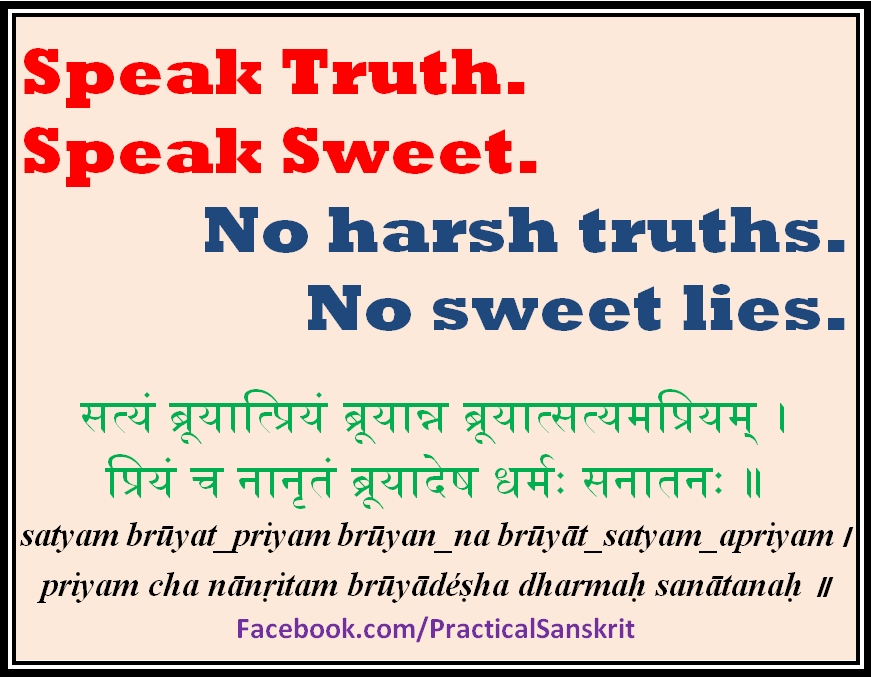
#> input picture Assignment 4/input_data/5_1.png, 871 x 678 px
$ jupyter execute --allow-errors 'Problem 5.ipynb'   (shell and % lines are left out)
#> lines starting #> are read from the running program, lines starting #| are printed output that depends on the picture; after the words box and inside, x2 and y2 are one past the last pixel; in counts of white or black regions, pixels touching at a corner belong together
# Problem 5

[cell 1]
# Importing relevant packages and doing necessary setup
import cv2
import matplotlib.pyplot as plt
import matplotlib
import PIL
import numpy as np

# for auto-reloading external modules

[cell 2]
# Helper function to display multiple images in a plot
def display_images(images, rows, cols, size, title, subtitles):
    fig = plt.figure(figsize = size)
    c = 0
    sz = len(images)
    for i in range(rows):
        for j in range(cols):
            if sz == c:
                break
            ax1 = fig.add_subplot(rows, cols, c + 1)
            ax1.imshow(images[c], cmap = 'gray')
            ax1.set_title(subtitles[c], fontsize = 20)
            c = c + 1
    plt.show()
    # Un comment the below line and comment the above line to save and display
    #plt.savefig('part2.png')

## Part 1

[cell 3]
img = cv2.cvtColor(cv2.imread('../input_data/5_1.png'), cv2.COLOR_BGR2RGB)
margin = 17
img = img[margin: img.shape[0] - margin, margin: img.shape[1] - margin]
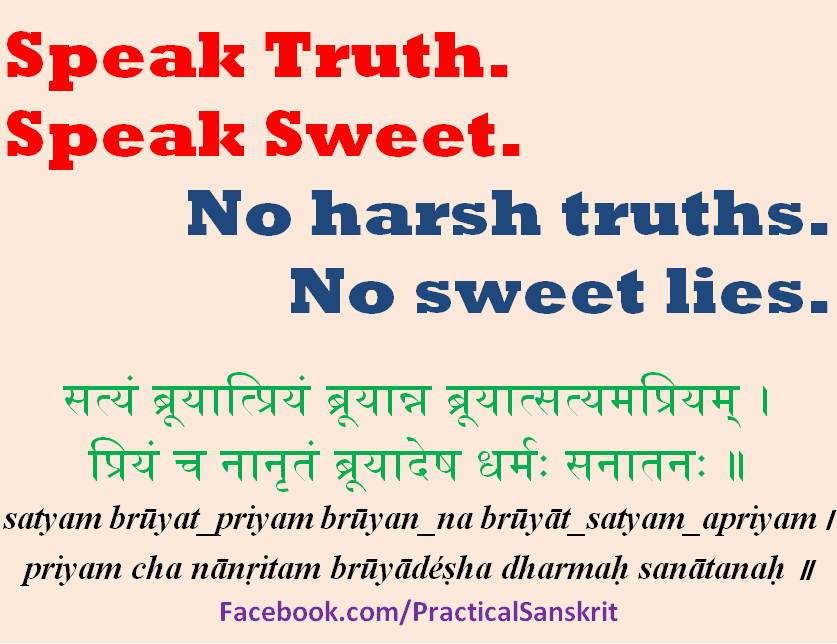
#> img: shape (644, 837, 3); mean R, G, B 230.5, 208.5, 195.4
images = []
subtitles = []
images.append(img)
subtitles.append('Original Image')
display_images(images, 1, 1, (20, 20), '', subtitles)
#> in display_images, `sz = len(images)`: sz = 1

[cell 4]
colors = {}
for i in range(img.shape[0]):
    for j in range(img.shape[1]):
        if tuple(img[i][j]) in colors.keys():
            colors[tuple(img[i][j])] += 1
        else:
            colors[tuple(img[i][j])] = 1
colors = sorted(colors.items(), key =
             lambda kv:(kv[1], kv[0]))
colors = colors[len(colors) - 6 : len(colors) - 1]
print(colors)
#| [((112, 48, 160), 2358), ((0, 0, 0), 8818), ((0, 176, 80), 12418), ((255, 0, 0), 21948), ((31, 73, 125), 24368)]

[cell 5]
def dfs(row, col, color):
    if row < 0 or col < 0 or row >= output.shape[0] or col >= output.shape[1]:
        return 0
    if output[row][col] == 0:
        return 0
    if visited[row][col] != 0:
        return 0
    visited[row][col] = color
    return (1 + dfs(row + 1, col, color) + dfs(row - 1, col, color) + dfs(row, col + 1, color) + dfs(row, col - 1, color) + dfs(row + 1, col + 1, color) + dfs(row + 1, col - 1, color) + dfs(row - 1, col + 1, color) + dfs(row - 1, col - 1, color))

### Purple Color Text

[cell 6]
output = np.zeros((img.shape[0], img.shape[1]))
visited = np.zeros((img.shape[0], img.shape[1]))
components = 0
for i in range(img.shape[0]):
    for j in range(img.shape[1]):
        if tuple(img[i][j]) == colors[0][0]:
            output[i][j] = 1
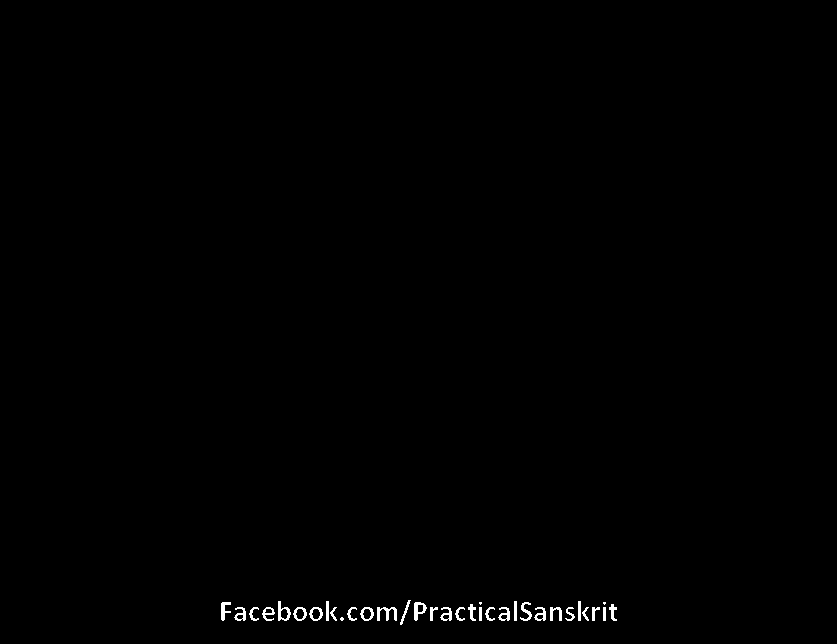
#> output: shape (644, 837) float64; values 0 (black) and 1 (white), 0.44% white in thin lines or dots, all inside (x1, y1, x2, y2) = (221, 600, 617, 625)
images = []
subtitles = []
images.append(output)
subtitles.append('')
for i in range(img.shape[0]):
    for j in range(img.shape[1]):
        if output[i][j] == 1 and visited[i][j] == 0:
            dfs(i, j, 1)
            components += 1
#> after the loop, components = 34
print("Number of components = ", str(components))
#| Number of components =  34
display_images(images, 1, 1, (20, 20), '', subtitles)

### Black Color Text

[cell 7]
output = np.zeros((img.shape[0], img.shape[1]))
visited = np.zeros((img.shape[0], img.shape[1]))
components = 0
for i in range(img.shape[0]):
    for j in range(img.shape[1]):
        if tuple(img[i][j]) == colors[1][0]:
            output[i][j] = 1
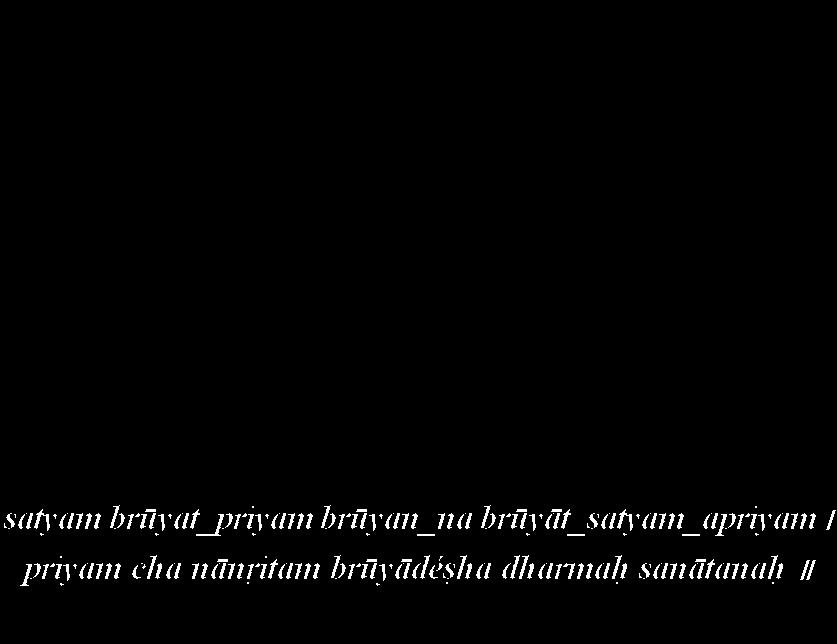
#> output: shape (644, 837) float64; values 0 (black) and 1 (white), 1.6% white in thin lines or dots, all inside (x1, y1, x2, y2) = (4, 505, 836, 586)
images = []
subtitles = []
images.append(output)
subtitles.append('')
for i in range(img.shape[0]):
    for j in range(img.shape[1]):
        if output[i][j] == 1 and visited[i][j] == 0:
            dfs(i, j, 1)
            components += 1
#> after the loop, components = 241
print("Number of components = ", str(components))
#| Number of components =  241
display_images(images, 1, 1, (20, 20), '', subtitles)

### Green Color Text

[cell 8]
output = np.zeros((img.shape[0], img.shape[1]))
visited = np.zeros((img.shape[0], img.shape[1]))
components = 0
for i in range(img.shape[0]):
    for j in range(img.shape[1]):
        if tuple(img[i][j]) == colors[2][0]:
            output[i][j] = 1
#> output: shape (644, 837) float64; values 0 (black) and 1 (white), 2.3% white; 74 white regions (40 under 20 px), largest, box (x1, y1, x2, y2) and area: (446, 372, 740, 422) 2796, (152, 372, 311, 422) 1539, (565, 451, 696, 481) 1305
images = []
subtitles = []
images.append(output)
subtitles.append('')
#> (the rest of this cell did not finish here and is left out)

### Red Color Text

[cell 9]
output = np.zeros((img.shape[0], img.shape[1]))
visited = np.zeros((img.shape[0], img.shape[1]))
components = 0
for i in range(img.shape[0]):
    for j in range(img.shape[1]):
        if tuple(img[i][j]) == colors[3][0]:
            output[i][j] = 1
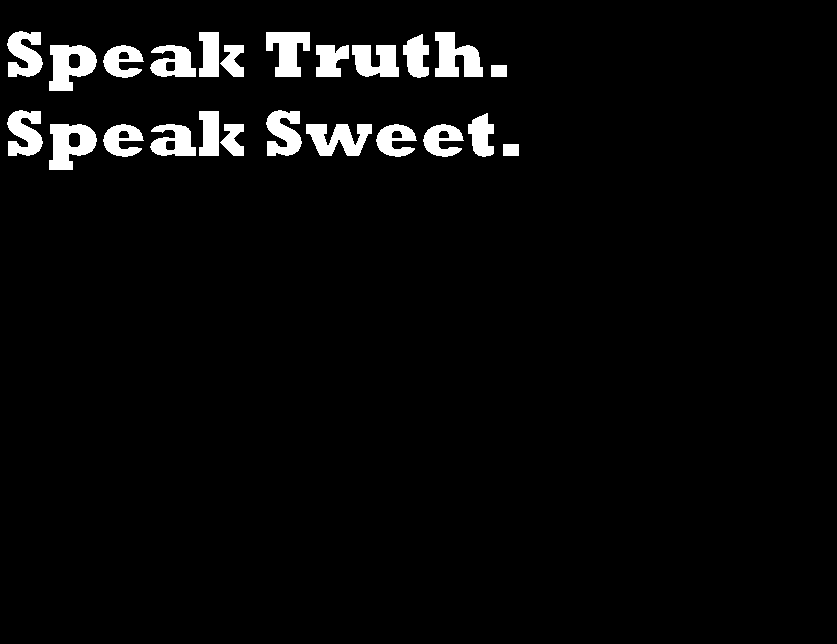
#> output: shape (644, 837) float64; values 0 (black) and 1 (white), 4.1% white; 24 white regions, largest, box (x1, y1, x2, y2) and area: (49, 45, 97, 91) 1439, (49, 124, 97, 170) 1439, (435, 32, 483, 77) 1404
images = []
subtitles = []
images.append(output)
subtitles.append('')
#> (the rest of this cell did not finish here and is left out)

### Blue Color Text

[cell 10]
output = np.zeros((img.shape[0], img.shape[1]))
visited = np.zeros((img.shape[0], img.shape[1]))
components = 0
for i in range(img.shape[0]):
    for j in range(img.shape[1]):
        if tuple(img[i][j]) == colors[4][0]:
            output[i][j] = 1
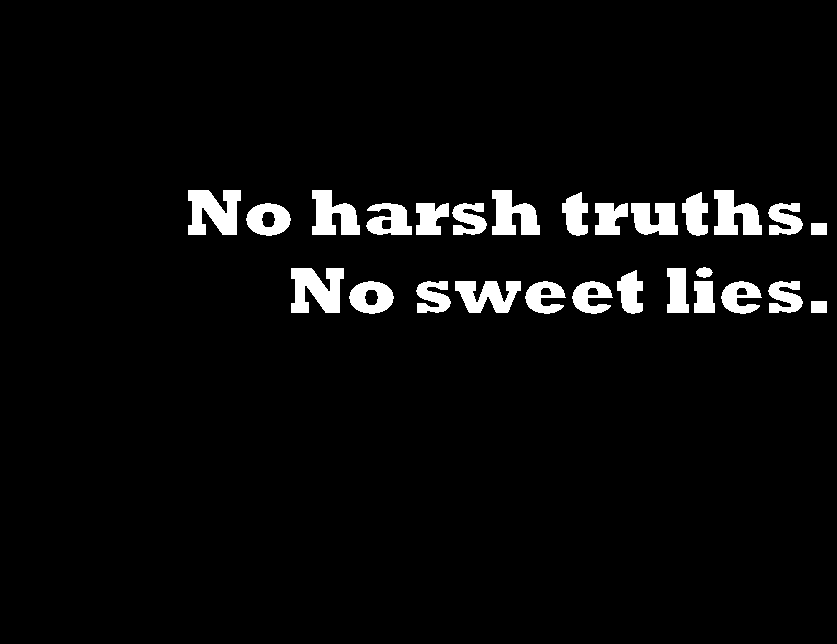
#> output: shape (644, 837) float64; values 0 (black) and 1 (white), 4.5% white; 27 white regions, largest, box (x1, y1, x2, y2) and area: (188, 190, 241, 235) 1721, (291, 268, 344, 313) 1721, (312, 190, 360, 235) 1404
images = []
subtitles = []
images.append(output)
subtitles.append('')
#> (the rest of this cell did not finish here and is left out)

## Part 2

[cell 11]
img = cv2.imread('../input_data/5_2_1.jpeg', cv2.IMREAD_GRAYSCALE)
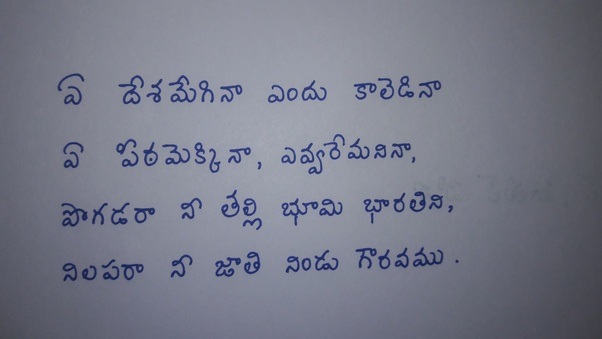
#> input picture Assignment 4/input_data/5_2_1.jpeg, 602 x 339 px
#> img: shape (339, 602); min 29, max 172, mean 122.5
img = (img < 90).astype(np.uint8)
#> img: shape (339, 602); values 0 (black) and 1 (white), 11.3% white; 99 white regions (35 under 20 px), largest, box (x1, y1, x2, y2) and area: (486, 0, 602, 339) 13783, (0, 262, 59, 339) 1911, (61, 203, 88, 227) 259
# Appropriately cropping
img = img[30: img.shape[0] - 30, 40: img.shape[1] - 100]
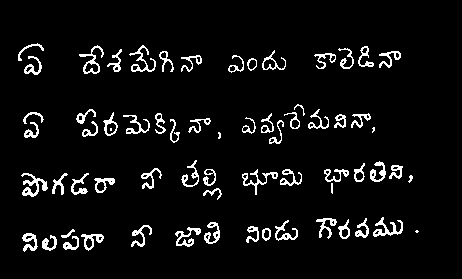
#> img: shape (279, 462); values 0 (black) and 1 (white), 5.7% white in thin lines or dots, all inside (x1, y1, x2, y2) = (18, 43, 419, 252)
visited = np.zeros(img.shape)
images = []
subtitles = []
images.append(img)
subtitles.append('Original Image')
display_images(images, 1, 1, (20, 20), '', subtitles)

[cell 12]
def dfs(row, col, color):
    if row < 0 or col < 0 or row >= img.shape[0] or col >= img.shape[1]:
        return 0
    if img[row][col] == 0:
        return 0
    if visited[row][col] != 0:
        return 0
    visited[row][col] = color
    return (1 + dfs(row + 1, col, color) + dfs(row - 1, col, color) + dfs(row, col + 1, color) + dfs(row, col - 1, color) + dfs(row + 1, col + 1, color) + dfs(row + 1, col - 1, color) + dfs(row - 1, col + 1, color) + dfs(row - 1, col - 1, color))

[cell 13]
comp = 1
for i in range(img.shape[0]):
    for j in range(img.shape[1]):
        if visited[i][j] == 0 and img[i][j] == 1:
            dfs(i, j, comp)
            comp += 1
#> after the loop, comp = 67
print(comp)
#| 67

[cell 14]
def hole_frequency(t):
    output = np.zeros(img.shape)
    x_min = 1000000000000
    x_max = -10000000000000
    y_min = 1000000000000
    y_max = -10000000000000
    for i in range(img.shape[0]):
        for j in range(img.shape[1]):
            if visited[i][j] == t:
                output[i][j] = 1
                x_min = min(x_min, i)
                x_max = max(x_max, i)
                y_min = min(y_min, j)
                y_max = max(y_max, j)
    c = 1
    output = output[x_min - 5: x_max + 5, y_min - 5: y_max + 5]
    visited2 = np.zeros(output.shape)
    output = 1 - output
    def dfs2(row, col, color):
        if row < 0 or col < 0 or row >= output.shape[0] or col >= output.shape[1]:
            return 0
        if output[row][col] == 0:
            return 0
        if visited2[row][col] != 0:
            return 0
        visited2[row][col] = color
        return (1 + dfs2(row + 1, col, color) + dfs2(row - 1, col, color) + dfs2(row, col + 1, color) + dfs2(row, col - 1, color) + dfs2(row + 1, col + 1, color) + dfs2(row + 1, col - 1, color) + dfs2(row - 1, col + 1, color) + dfs2(row - 1, col - 1, color))
    for i in range(output.shape[0]):
        for j in range(output.shape[1]):
            if visited2[i][j] == 0 and output[i][j] == 1:
                dfs2(i, j, c)
                c += 1
    c = c - 2
    return c

[cell 15]
OUTPUT = np.zeros(img.shape)
#> (the rest of this cell did not finish here and is left out)

[cell 16]
OUTPUT = np.zeros(img.shape)
#> (the rest of this cell did not finish here and is left out)

[cell 17]
img = cv2.imread('../input_data/5_2_2.jpeg', cv2.IMREAD_GRAYSCALE)
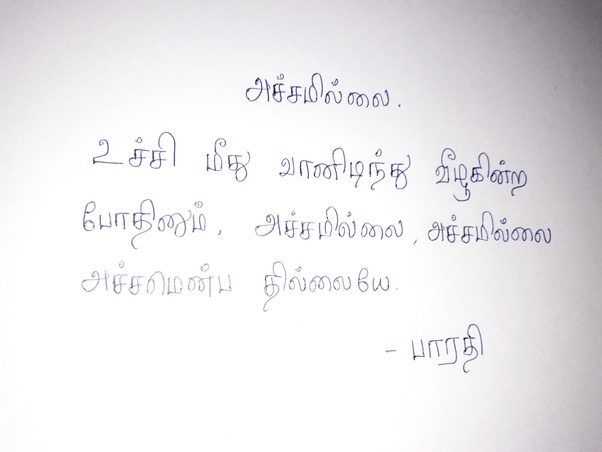
#> input picture Assignment 4/input_data/5_2_2.jpeg, 602 x 452 px
#> img: shape (452, 602); min 18, max 255, mean 234.4
img = (img < 200).astype(np.uint8)
#> img: shape (452, 602); values 0 (black) and 1 (white), 12.7% white; 235 white regions (158 under 20 px), largest, box (x1, y1, x2, y2) and area: (416, 0, 602, 452) 27761, (0, 0, 34, 19) 310, (463, 324, 483, 373) 228
img = cv2.dilate(img, cv2.getStructuringElement(cv2.MORPH_RECT, (2, 2)), iterations = 1)
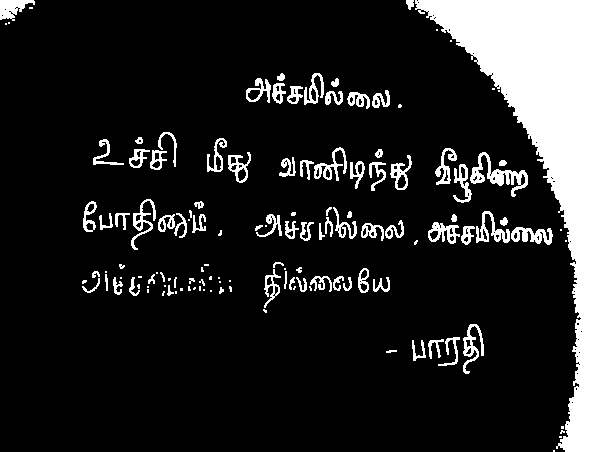
#> img: shape (452, 602); values 0 (black) and 1 (white), 15.1% white; 133 white regions (50 under 20 px), largest, box (x1, y1, x2, y2) and area: (415, 0, 602, 452) 28519, (470, 152, 528, 197) 780, (511, 227, 553, 245) 426
visited = np.zeros(img.shape)
images = []
subtitles = []
images.append(img)
subtitles.append('Original Image')
display_images(images, 1, 1, (20, 20), '', subtitles)

[cell 18]
comp = 1
#> (the rest of this cell did not finish here and is left out)

[cell 19]
OUTPUT = np.zeros(img.shape)
for i in range(1, comp):
    if hole_frequency(i) == 1:
        for j in range(img.shape[0]):
            for k in range(img.shape[1]):
                if visited[j][k] == i:
                    OUTPUT[j][k] = 1
images = []
subtitles = []
images.append(OUTPUT)
subtitles.append('Letters that enclose one empty region')
display_images(images, 1, 1, (20, 20), '', subtitles)
#> after the loop in display_images (call 6), `for i in range(rows):`: c = 1
#> in display_images (call 6), `plt.show()`:
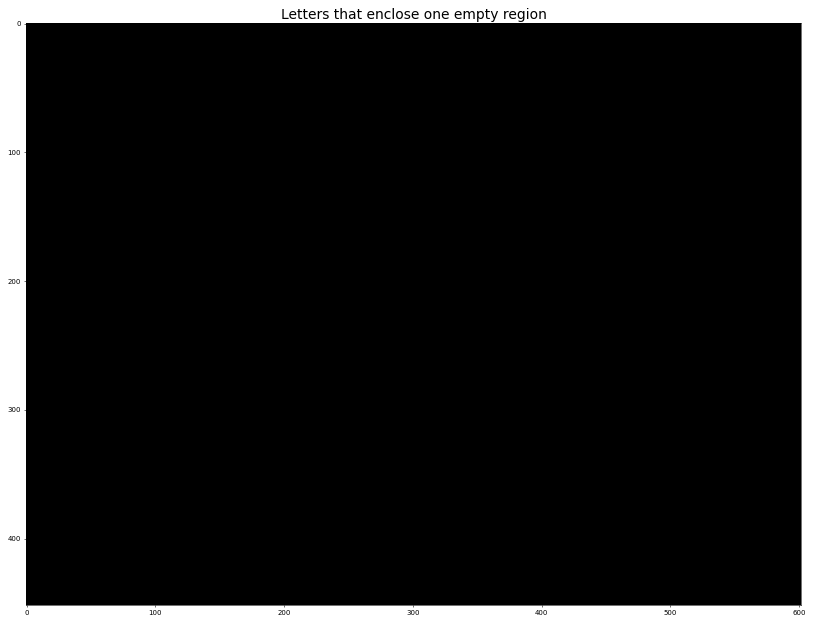
#> figure drawn by matplotlib, 1 panel

[cell 20]
OUTPUT = np.zeros(img.shape)
for i in range(1, comp):
    if hole_frequency(i) == 2:
        for j in range(img.shape[0]):
            for k in range(img.shape[1]):
                if visited[j][k] == i:
                    OUTPUT[j][k] = 1
images = []
subtitles = []
images.append(OUTPUT)
subtitles.append('Letters that enclose two empty regions')
display_images(images, 1, 1, (20, 20), '', subtitles)
